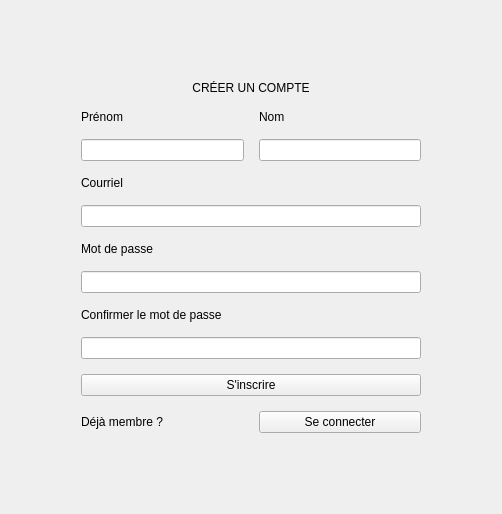
<?xml version="1.0" encoding="UTF-8"?>
<ui version="4.0">
 <class>SignupForm</class>
 <widget class="QWidget" name="SignupForm">
  <property name="windowTitle">
   <string>Inscription</string>
  </property>
  <layout class="QVBoxLayout" name="mainVerticalLayout">
   <item>
    <spacer name="topSpacer">
     <property name="orientation"><enum>Qt::Vertical</enum></property>
     <property name="sizeHint" stdset="0"><size><width>20</width><height>40</height></size></property>
    </spacer>
   </item>
   <item>
    <layout class="QHBoxLayout" name="centerHorizontalLayout">
     <item>
      <spacer name="leftSpacer">
       <property name="orientation"><enum>Qt::Horizontal</enum></property>
       <property name="sizeHint" stdset="0"><size><width>40</width><height>20</height></size></property>
      </spacer>
     </item>
     <item>
      <widget class="QFrame" name="signup_card">
       <property name="minimumSize"><size><width>400</width><height>0</height></size></property>
       <property name="maximumSize"><size><width>450</width><height>16777215</height></size></property>
       <layout class="QVBoxLayout" name="formLayout">
        <property name="spacing"><number>15</number></property>
        <property name="leftMargin"><number>30</number></property>
        <property name="topMargin"><number>30</number></property>
        <property name="rightMargin"><number>30</number></property>
        <property name="bottomMargin"><number>30</number></property>
        
        <item>
         <widget class="QLabel" name="lbl_title">
          <property name="text"><string>CRÉER UN COMPTE</string></property>
          <property name="alignment"><set>Qt::AlignCenter</set></property>
         </widget>
        </item>

        <item>
         <layout class="QHBoxLayout" name="nameLayout">
          <item>
           <layout class="QVBoxLayout">
            <item><widget class="QLabel" name="lbl_fname"><property name="text"><string>Prénom</string></property></widget></item>
            <item><widget class="QLineEdit" name="input_first_name"/></item>
           </layout>
          </item>
          <item>
           <layout class="QVBoxLayout">
            <item><widget class="QLabel" name="lbl_lname"><property name="text"><string>Nom</string></property></widget></item>
            <item><widget class="QLineEdit" name="input_last_name"/></item>
           </layout>
          </item>
         </layout>
        </item>

        <item>
         <widget class="QLabel" name="lbl_email"><property name="text"><string>Courriel</string></property></widget>
        </item>
        <item>
         <widget class="QLineEdit" name="input_email"/>
        </item>

        <item>
         <widget class="QLabel" name="lbl_password"><property name="text"><string>Mot de passe</string></property></widget>
        </item>
        <item>
         <widget class="QLineEdit" name="input_password">
          <property name="echoMode"><enum>QLineEdit::Password</enum></property>
         </widget>
        </item>

        <item>
         <widget class="QLabel" name="lbl_password"><property name="text"><string>Confirmer le mot de passe</string></property></widget>
        </item>
        <item>
         <widget class="QLineEdit" name="input_confirm_password">
          <property name="echoMode"><enum>QLineEdit::Password</enum></property>
         </widget>
        </item>

        <item>
         <widget class="QPushButton" name="btn_submit">
          <property name="text"><string>S'inscrire</string></property>
         </widget>
        </item>

        <item>
         <layout class="QHBoxLayout" name="footerLayout">
          <item><widget class="QLabel" name="lbl_footer"><property name="text"><string>Déjà membre ?</string></property></widget></item>
          <item><widget class="QPushButton" name="btn_goto_login"><property name="text"><string>Se connecter</string></property></widget></item>
         </layout>
        </item>
       </layout>
      </widget>
     </item>
     <item>
      <spacer name="rightSpacer">
       <property name="orientation"><enum>Qt::Horizontal</enum></property>
       <property name="sizeHint" stdset="0"><size><width>40</width><height>20</height></size></property>
      </spacer>
     </item>
    </layout>
   </item>
   <item>
    <spacer name="bottomSpacer">
     <property name="orientation"><enum>Qt::Vertical</enum></property>
     <property name="sizeHint" stdset="0"><size><width>20</width><height>40</height></size></property>
    </spacer>
   </item>
  </layout>
 </widget>
</ui>
